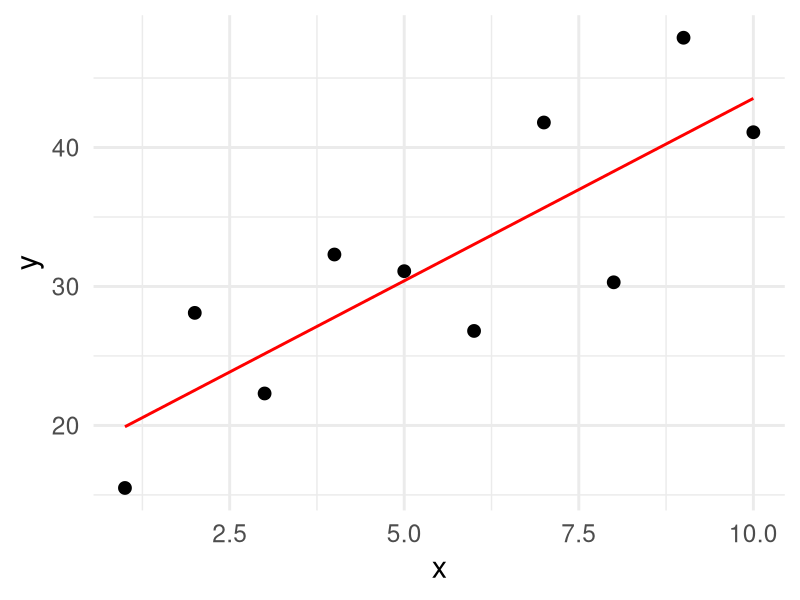
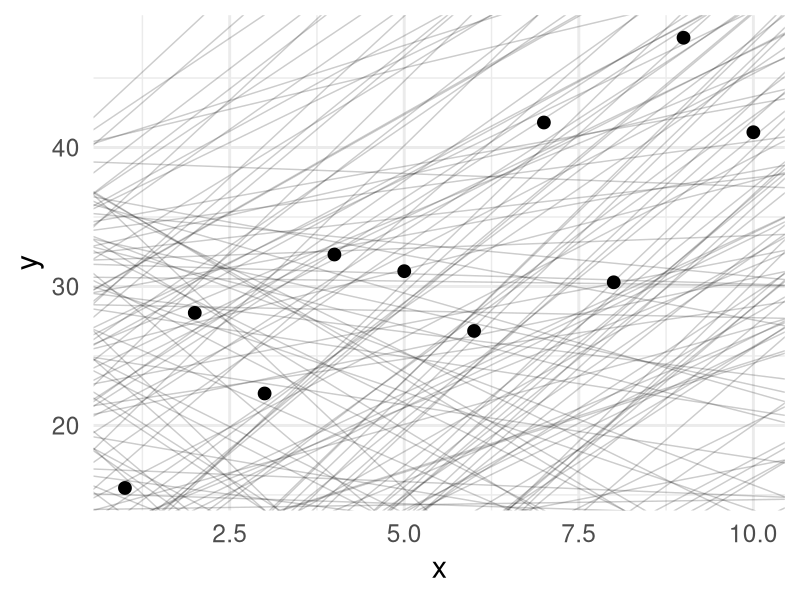
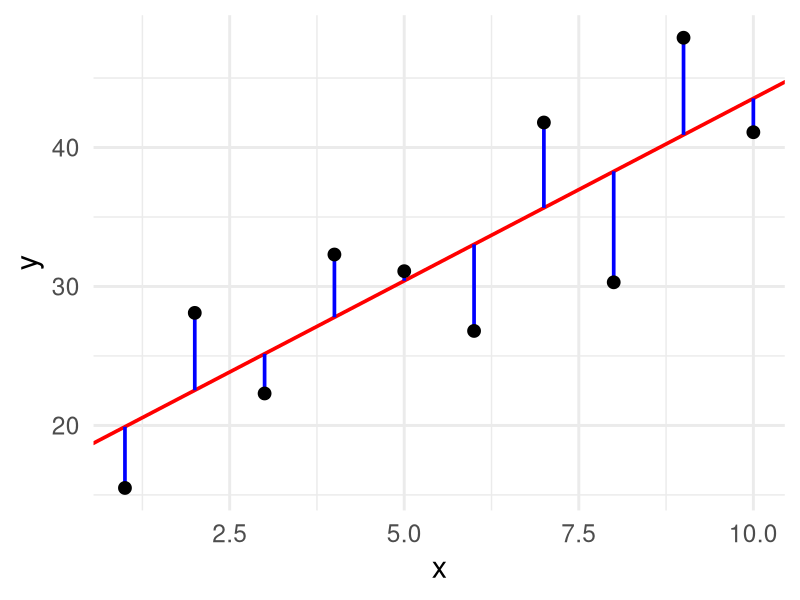
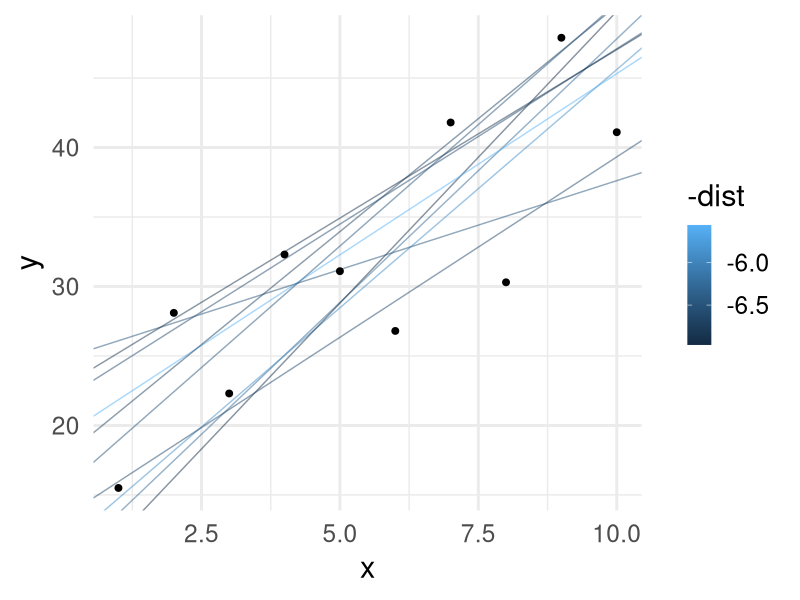
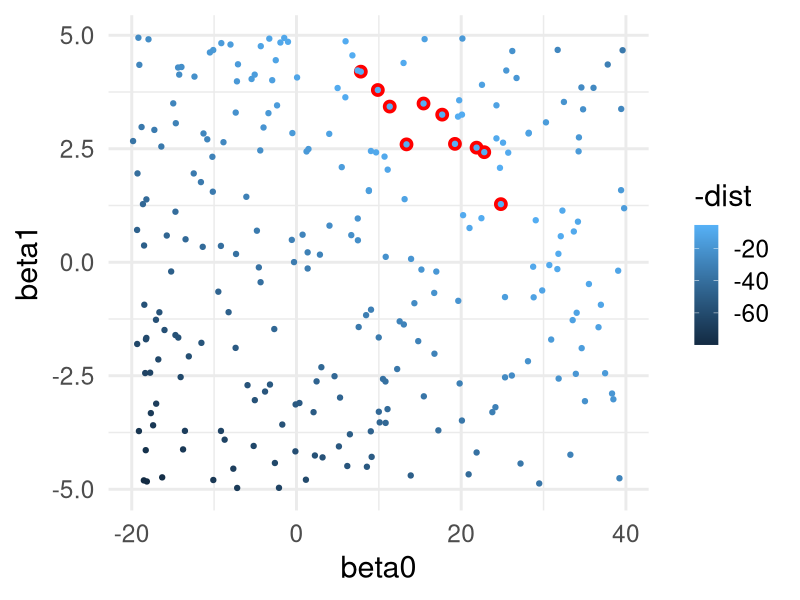
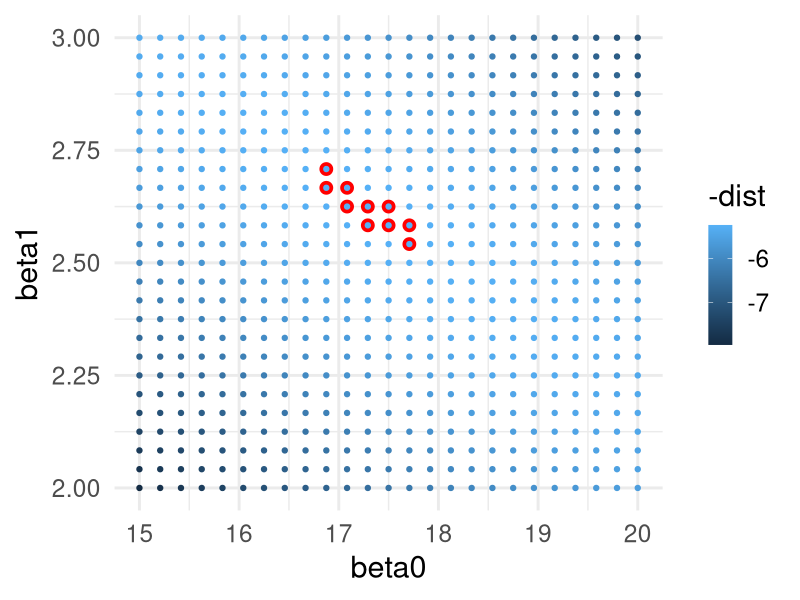
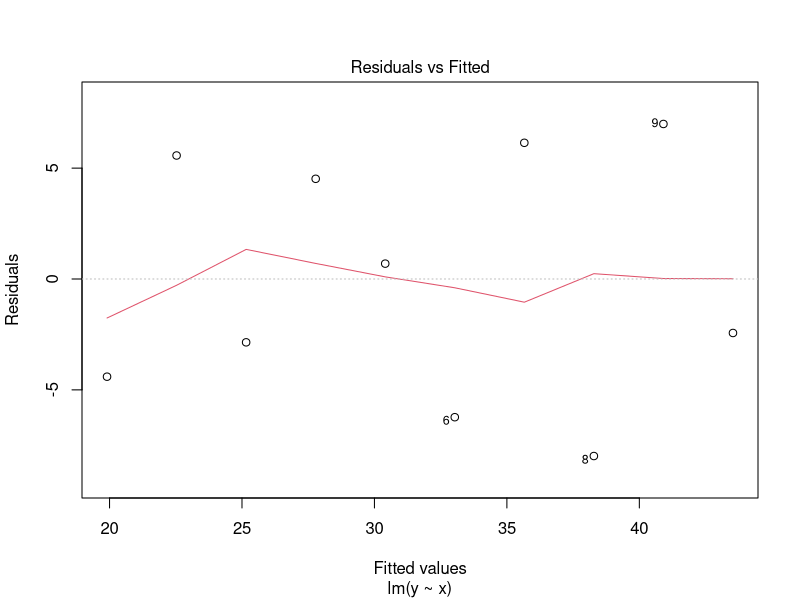
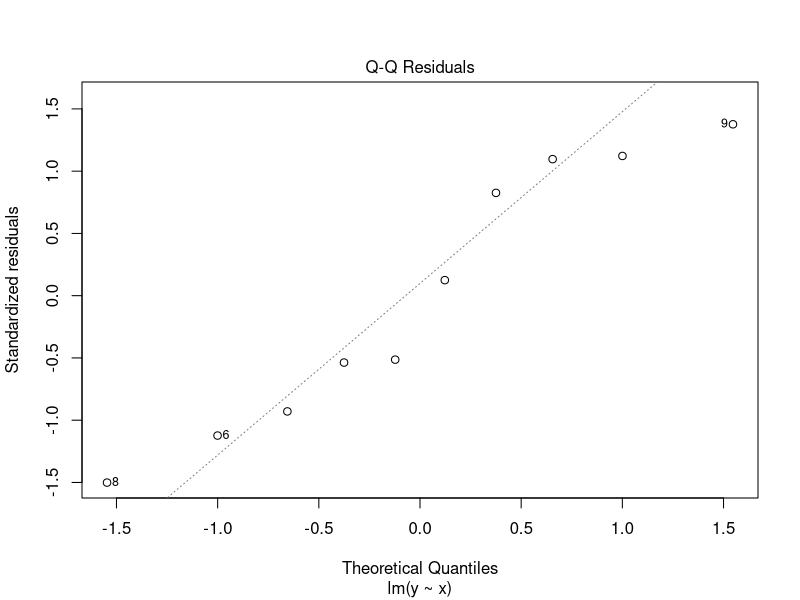

These figures' R source, in order:
## ---- chunk 1
library( knitr )
library( reshape2 )
library( tidyverse )
library( kableExtra )
library( fontawesome )
knitr::opts_chunk$set( fig.retina = 3, 
                       warning = FALSE, 
                       message = FALSE,
                       fig.align="center")

theme_set( theme_minimal( base_size = 22) )
## ---- chunk 2
#| echo: false
df <- data.frame( x = 1:10,
                  y = c( 15.5, 28.1, 22.3, 32.3, 
                         31.1, 26.8, 41.8, 30.3, 
                         47.9, 41.1) )
ggplot( df, aes(x,y) ) + 
  stat_smooth( method="lm", 
               formula = y ~ x, 
               se=FALSE, 
               color="red", size=1) + 
  geom_point( size=4 ) 
## ---- chunk 3
models <- data.frame( beta0 = runif(250,-20,40),
                      beta1 = runif(250, -5, 5))
summary( models )
## ---- chunk 4
ggplot() + 
  geom_abline( aes(intercept = beta0, 
                   slope = beta1), 
               data = models,
               alpha = 0.2) + 
  geom_point( aes(x,y), 
              data=df, 
              size = 4 )
## ---- chunk 5
fit <- lm( y ~ x, data=df )
yhat <- data.frame( x = 1:10,
                    yhat = predict( fit ),
                    y= df$y )

ggplot( df ) + 
  geom_abline( aes( intercept = fit$coefficients[1],
                    slope = fit$coefficients[2]),
               color="red",
               size = 1.25 ) +
  geom_segment( aes(x=x, y = y, xend = x, yend = yhat), 
                data = yhat,
                color = "blue", size = 1.25) + 
  geom_point( aes(x,y), size=4 ) 
## ---- chunk 6
model_distance <- function( interscept, slope, X, Y ) {
  yhat <- interscept + slope * X
  diff <- Y - yhat
  return( sqrt( mean( diff ^ 2 ) ) )
}
## ---- chunk 7
models$dist <- NA
for( i in 1:nrow(models) ) {
  models$dist[i] <- model_distance( models$beta0[i],
                                    models$beta1[i],
                                    df$x,
                                    df$y )
}
head( models )
## ---- chunk 8
ggplot()  + 
  geom_abline( aes(intercept = beta0,
                   slope = beta1, 
                   color = -dist),
               data = filter( models, rank(dist) <= 10 ),
               alpha = 0.5) + 
  geom_point( aes(x,y),
              data=df, size=2) 
## ---- chunk 9
ggplot( models, aes(x = beta0, y = beta1, color = -dist)) + 
  geom_point( data = filter( models, rank(dist) <= 10), 
              color = "red",  size = 4) + 
  geom_point()
## ---- chunk 10
grid <- expand.grid( beta0 = seq(15, 
                                 20, 
                                 length = 25),
                     beta1 = seq(2, 
                                 3, 
                                 length = 25))
grid$dist <- NA
for( i in 1:nrow(grid) ) {
  grid$dist[i] <- model_distance( grid$beta0[i],
                                  grid$beta1[i],
                                  df$x,
                                  df$y )
}

ggplot( grid, aes(x = beta0, 
                  y = beta1,
                  color = -dist)) + 
  geom_point( data = filter( grid, 
                             rank(dist) <= 10), 
              color = "red",
              size = 4) +
  geom_point()
## ---- chunk 11
fit <- lm( y ~ x, data = df )
fit 
## ---- chunk 12
summary( fit )
## ---- chunk 13
names( fit )
## ---- chunk 14
names( summary( fit ) )
## ---- chunk 15
summary( fit )$fstatistic 
## ---- chunk 16
get_pval <- function( model ) {
  f <- summary( model )$fstatistic[1]
  df1 <- summary( model )$fstatistic[2]
  df2 <- summary( model )$fstatistic[3]
  p <- as.numeric( 1.0 - pf( f, df1, df2 ) )
  return( p  )
}

get_pval( fit )
## ---- chunk 17
plot( fit, which = 1 )
## ---- chunk 18
plot( fit, which = 2 )
## ---- chunk 19
plot( fit, which=5 )
## ---- chunk 20
anova( fit )
## ---- chunk 21
summary( fit )
## ---- chunk 22
c( `Regression R^2` = summary( fit )$r.squared,
   `Squared Correlation` = as.numeric( cor.test( df$x, df$y )$estimate^2 ) )
## ---- chunk 23
df$yhat <- predict( fit )
df %>% 
  ggplot( aes(x,yhat) ) + geom_line() + geom_point()
## ---- chunk 24
df$residuals <- residuals( fit ) 
df %>%
  ggplot( aes(yhat, residuals) ) + 
  geom_point() + 
  geom_abline( slope=0,intercept=0, color="red")
## ---- chunk 25
airquality %>%
  select( -Month, -Day ) -> df.air
summary( df.air )
## ---- chunk 26
fit.solar <- lm( Ozone ~ Solar.R, data = df.air )
fit.temp <- lm( Ozone ~ Temp, data = df.air )
fit.wind <- lm( Ozone ~ Wind, data = df.air )
## ---- chunk 27
data.frame( Model = c( "Ozone ~ Solar",
                       "Ozone ~ Temp",
                       "Ozone ~ Wind"), 
            R2 = c( summary( fit.solar )$r.squared,
                    summary( fit.temp )$r.squared,
                    summary( fit.wind )$r.squared ), 
            P = c( get_pval( fit.solar), 
                   get_pval( fit.temp ),
                   get_pval( fit.wind ) ) ) -> df.models

df.models %>%
  mutate( P = format( P, scientific=TRUE, digits=3)) %>%
  kable( caption = "Model parameters predicting mean ozone in parts per billion mearsured in New York during the period of 1 May 1973 - 30 September 1973 as predicted by Temperature, Windspeed, and Solar Radiation.",
         digits = 3,
         align='l') %>%
  kable_classic_2()
## ---- chunk 28
fit.temp.wind <- lm( Ozone ~ Temp + Wind, data = df.air )
fit.temp.solar <- lm( Ozone ~ Temp + Solar.R, data = df.air )
fit.wind.solar <- lm( Ozone ~ Wind + Solar.R, data = df.air )
## ---- chunk 29
df.models <- rbind( df.models, 
                    data.frame( Model = c( "Ozone ~ Temp + Wind",
                                           "Ozone ~ Temp + Solar",
                                           "Ozone ~ Wind + Solar" ),
                                R2 = c( summary( fit.temp.wind )$r.squared,
                                        summary( fit.temp.solar )$r.squared,
                                        summary( fit.wind.solar )$r.squared ),
                                P = c( get_pval( fit.temp.wind),
                                       get_pval( fit.temp.solar),
                                       get_pval( fit.wind.solar) )
                                ))
df.models %>%
  mutate( P = format( P, scientific=TRUE, digits=3)) %>%
  kable( caption = "Model parameters predicting mean ozone in parts per billion mresured in New York during the period of 1 May 1973 - 30 September 1973.",
         digits = 3,
         align="l") %>%
  kable_classic_2()
## ---- chunk 30
fit.all <- lm( Ozone ~ Solar.R + Temp + Wind, data = df.air )
## ---- chunk 31
df.models <- rbind( df.models, 
                    data.frame( Model = c( "Ozone ~ Temp + Wind + Solar"),
                                R2 = c( summary( fit.all )$r.squared ),
                                P = c( get_pval( fit.all)  )
                                ))


df.models$P = cell_spec( format( df.models$P, 
                                 digits=3, 
                                 scientific=TRUE), 
                         color = ifelse( df.models$P == min(df.models$P), 
                                         "red",
                                         "black"))
df.models$R2 = cell_spec( format( df.models$R2, 
                                  digits=3, 
                                  scientific=TRUE), 
                          color = ifelse( df.models$R2 == max( df.models$R2), 
                                          "green",
                                          "black"))

df.models %>%
  mutate( P = format( P, digits=3, scientific = TRUE) ) %>% 
  kable( escape = FALSE) %>%
  kable_paper( "striped", full_width = FALSE )
## ---- chunk 32
random.models  <- list()
random.models[["Ozone ~ Temp"]] <- fit.temp
random.models[["Ozone ~ Wind"]] <- fit.wind
random.models[["Ozone ~ Solar"]] <- fit.solar
random.models[["Ozone ~ Temp + Wind"]] <- fit.temp.wind
random.models[["Ozone ~ Temp + Solar"]] <- fit.temp.solar
random.models[["Ozone ~ Wind + Solar"]] <- fit.wind.solar
random.models[[ "Ozone ~ Temp + Wind + Solar" ]] <- fit.all

df.tmp <- df.air

for( i in 1:8 ) {
  lbl <- paste("Ozone ~ Temp + Wind + Solar + ", i, " Random Variables", sep="")
  df.tmp[[lbl]] <- runif( nrow(df.tmp), min = -100, max = 100 )
  random.models[[lbl]] <- lm( Ozone ~ ., data = df.tmp ) 
}

data.frame( Models = names( random.models ),
            R2 = sapply( random.models, 
                          FUN = function( x ) return( summary( x )$r.squared), 
                          simplify = TRUE ),
            P = sapply( random.models, 
                        FUN = get_pval ) ) -> df.random
## ---- chunk 33
df.random %>%
  head( n = 7 ) %>%
  select( Models, R2 ) %>%
  kable( caption = "Original data in models.",
         digits=4,
         row.names = FALSE,
         align="l") %>%
  kable_paper("striped", full_width = FALSE )
## ---- chunk 34
df.random %>%
  tail( n = 8 ) %>%
  select( Models, R2 ) %>%
  kable( caption = "Original full model + X random variables",
         digits=4,
         row.names = FALSE,
         align='l') %>%
  kable_paper("striped", full_width = FALSE )
## ---- chunk 35
df.random$AIC <- sapply( random.models, 
                         FUN = AIC, 
                         simplify = TRUE )

df.random %>%
  mutate( deltaAIC = AIC - min(AIC) ) %>%
  select( -P ) %>%
  kable( escape = FALSE,
         row.names = FALSE, 
         digits = 3) %>%
  kable_paper( "striped", full_width = FALSE )
